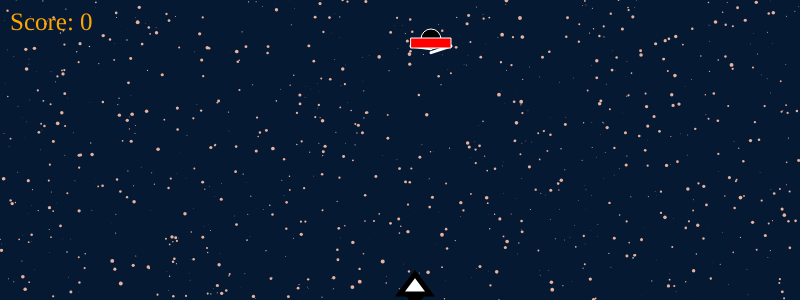
Frame 1 (no input)
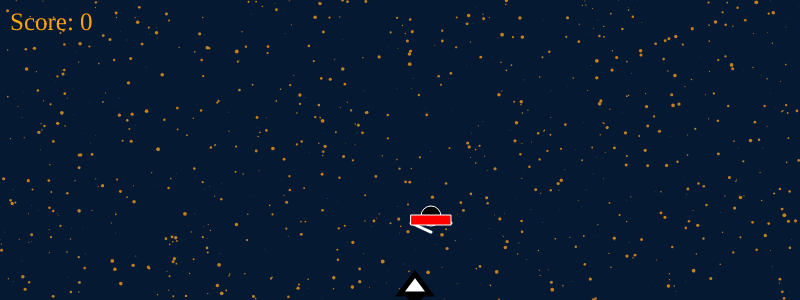
Frame 60 (no input)
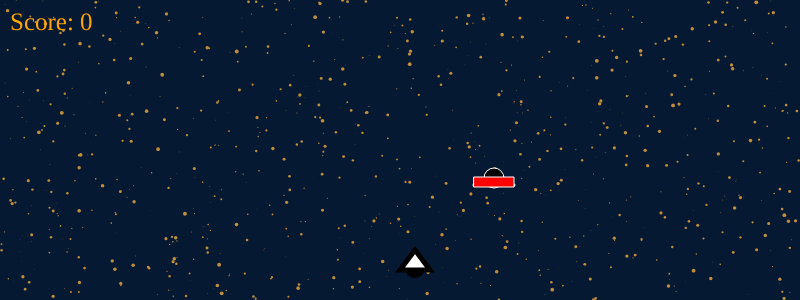
Frame 120 (the mouse pressed at the canvas centre since frame 60)

The p5.js sketch that drew these frames (run headless with seeded random() and noise() and a simulated clock; from frame 60 on, the mouse is pressed at the canvas centre):

// p5.js sketch
// ── sketch.js
//Classe estrelas
class Star {
	constructor() {
		this.x = random(width);
		this.y = random(height);
		this.size = random(0.25, 2);
		this.t = random(TAU);
	}
	
	draw() {
		this.t += 0.1;
		var scale = this.size + sin(this.t) * 2;
		noStroke();
		ellipse(this.x, this.y, scale, scale);
	}
}
//Final da Classe estrelas. 

//Classe munição
class Bullet {
  constructor(posX, posY, sizeX, sizeY) {
    this.posX = posX;
    this.posY = posY;
    this.sizeX = sizeX;
    this.sizeY = sizeY;
  }

  draw() {
    strokeWeight(2);
    stroke(red(0, 256), blue(0, 256), green(0, 256)); 
    fill(red(0, 256), red(0, 256), red(0, 256)); 
    rect(this.posX-15, this.posY-5, this.sizeX, this.sizeY);
    this.posY = this.posY - 20;
    rect(this.posX, this.posY+5, this.sizeX, this.sizeY);
    this.posY = this.posY - 20;
    rect(this.posX+15, this.posY-15, this.sizeX, this.sizeY);
    this.posY = this.posY - 20;
  }
}
//Fim da classe munição




//Classe nave
class Player {
  constructor(posX, posY, size) {
    this.posX = posX;
    this.posY = posY;
    this.size = size;
  }

  draw() {
    strokeWeight(5);
    stroke(0); 
    fill(red(0, 256), red(0, 256), red(0, 256));
    circle(this.posX+15, this.posY-2    , this.size/2);
    fill("white");
    triangle(this.posX, this.posY, this.posX+30, this.posY, this.posX+15, this.posY-20);
  
  
  }

  move() {
    if (keyIsDown(LEFT_ARROW) && this.posX >= 5) {
      this.posX -= 15;
    }

    if (keyIsDown(RIGHT_ARROW) && this.posX <= width - player.size) {
      console.log(this.posX);
      this.posX += 15;
    }

    if (keyIsDown(UP_ARROW) && this.posY >= 5 + player.size) {
      this.posY -= 15;
    }

    if (keyIsDown(DOWN_ARROW) && this.posY <= height - player.size) {
      this.posY += 15;
    }
  }
}
//Fim da Classe nave

//Classe inimigo
class Enemy {
  constructor(posX, posY, size) {
    this.posX = posX;
    this.posY = posY;
    this.size = size;
  }
  draw() {
    strokeWeight(3);
    stroke(255);
    line(this.posX+20, this.posY+random(20), this.posX+40, this.posY+10);
    strokeWeight(3); 
    stroke(255);
    line(this.posX+20, this.posY+random(20), this.posX, this.posY+10);
    this.posY++;
    strokeWeight(1); 
    fill(red(0, 256), red(0, 256), red(0, 256));
    circle(this.posX+20, this.posY+2, this.size);
    this.posY++;
    fill("red");
    rect(this.posX, this.posY, 2*this.size, this.size/2);
    this.posY++;
    
    
  }
}
//Fim da classe inimigo





//Declaração das variáveis
let enemies = [];
let timer = 1;
let points = 0;
var stars = [];


function setup() {
  
  
  createCanvas(displayWidth, 0.5*displayHeight);
  bullets = [];
  player = new Player(width/2, 0.98*height, 30);
  generateRandomEnemies();
  
  for (var i = 0; i < 1000; i++) {
		stars[i] = new Star();
}
  
}
function draw() {
  background("#051933");
  fill(random(0,256), random(0,256), random(0,256))
	for (var i = 0; i < stars.length; i++) {
		stars[i].draw();
	}
  player.draw();
  player.move();

  for (let i = 0; i < bullets.length; i++) {
    bullets[i].draw();
  }
  for (let i = 0; i < enemies.length; i++) {
    enemies[i].draw();
  }
  checkHit();

  if (frameCount % 60 == 0 && timer > 0) {
    timer--;
    if (timer == 0) {
      generateEnemy();
      timer = 1;
    }
  }

  noStroke();
  fill("orange");
  textSize(25);
  textFont('Audiowide, sans-serif');
  text("Score: " + points, 10, 30);
    
  
}

function keyReleased(event) {
  console.log();
  if (event.code === "Space") {
    shoot();
  }
  return false;
}


//Função gera inimigos aleátoriamente
function generateRandomEnemies() {
  for (let i = 0; i < 1; i++) {
    enemies.push(
      new Enemy(
        floor(random(0.3*width, 0.6*width)),
        floor(random(0.1*height, 0.2*height)),
        20
      )
    );
  }
}

function shoot() {
  let bullet = new Bullet(player.posX + 12, player.posY - 20, 5, 20);
  this.bullets.push(bullet);
  for (let i = 0; i < bullets.length; i++) {
    if (this.bullets[i].posY < 0) {
      bullets.splice(i, 1);
    }
  }
  console.log(bullets);
}

//Função pontuação
function checkHit() {
  for (let i = 0; i < bullets.length; i++) {
    for (let j = 0; j < enemies.length; j++) {
      let d = dist(
        bullets[i].posX,
        bullets[i].posY,
        enemies[j].posX,
        enemies[j].posY
      );
      if (d < enemies[j].size) {
        enemies.splice(j, 1);
        points +=5;
      }
    }
  }

  for (let i = 0; i < enemies.length; i++) {
    let d = dist(enemies[i].posX, enemies[i].posY, player.posX, player.posY);
    if (d < player.size) {
      points = 0;
      player.posX = width/2;
      player.posY = 0.9*height;
      enemies = [];
      generateRandomEnemies();
    }
  }
}

function generateEnemy() {
  enemies.push(
    new Enemy(
      floor(random(0.3*width, 0.6*width)),
      floor(random(0.1*height, 0.2*height)),
      20
    )
  );
}


function mousePressed() {
  if (mouseX > 0 && mouseX < displayWidth && mouseY > 0 && mouseY < displayHeight) {
    let fs = fullscreen();
    fullscreen(!fs);
}
}
